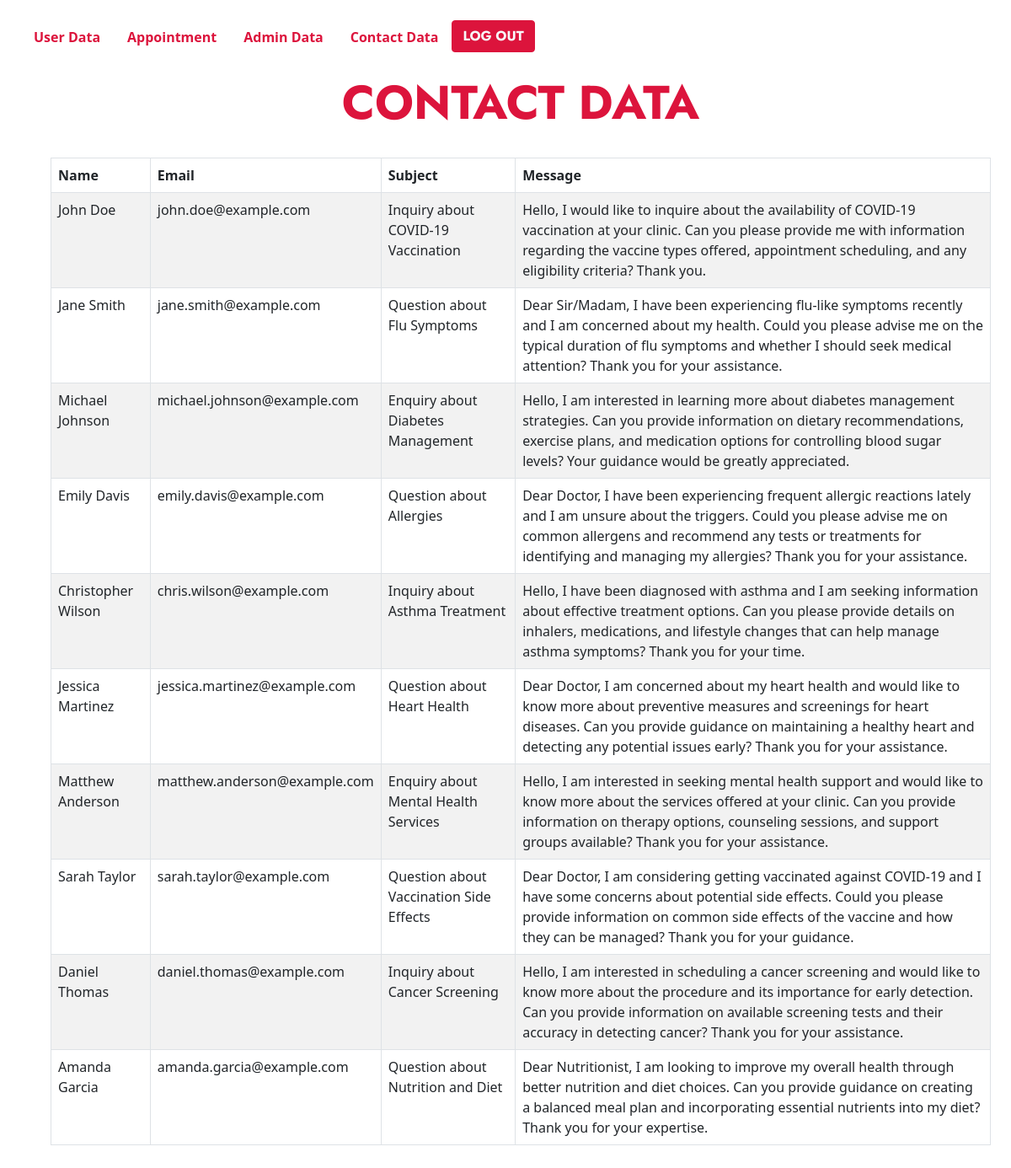
The page /admin/contact.php (signed in) on the database its author committed.
### tables this page shows
CREATE TABLE `contact` (
  `id` int(11) NOT NULL,
  `name` text NOT NULL,
  `email` text NOT NULL,
  `subject` text NOT NULL,
  `message` text NOT NULL
);

### admin/contact.php (the view, shortened to what this page needs)
<?php
include "../connect.php";
?>
<!DOCTYPE html>
<html lang="en">
<head>
    <link href="https://cdnjs.cloudflare.com/ajax/libs/font-awesome/5.10.0/css/all.min.css" rel="stylesheet">
    <link href="https://cdn.jsdelivr.net/npm/bootstrap-icons@1.4.1/font/bootstrap-icons.css" rel="stylesheet">
    <link href="lib/owlcarousel/assets/owl.carousel.min.css" rel="stylesheet">
    <link href="lib/animate/animate.min.css" rel="stylesheet">
    <link href="lib/tempusdominus/css/tempusdominus-bootstrap-4.min.css" rel="stylesheet" />
    <link href="lib/twentytwenty/twentytwenty.css" rel="stylesheet" />
    <link href="css/bootstrap.min.css" rel="stylesheet">
    <link href="css/style.css" rel="stylesheet">
    <link rel="stylesheet" href="../bootstrap/css/bootstrap.min.css">
</head>
<body>
    <div class="m-lg-4">
        <ul class="nav nav-pills">
            <li class="nav-item">
                <a class="nav-link fw-bold" href="login.php">User Data</a>
            </li>
            <li class="nav-item">
                <a class="nav-link fw-bold" href="appointment.php">Appointment</a>
            </li>
            <li class="nav-item">
                <a class="nav-link fw-bold" href="admin.php">Admin Data</a>
            </li>
            <li class="nav-item">
                <a class="nav-link fw-bold" href="contact.php">Contact Data</a>
            </li>
            <form method="POST">
                <button type="submit" name="logout" class="btn btn-primary text-light fw-bold">LOG OUT</button>
            </form>
        </ul>
    </div>
    <div class="container mx-5">
        <div>
            <h1 class="display-4 text-center fw-bolder text-primary">CONTACT DATA</h1>
        </div>
        <br>
        <table id="myTable" class="table table-bordered table-striped">
            <thead>
                <tr>
                    <th>Name</th>
                    <th>Email</th>
                    <th>Subject</th>
                    <th>Message</th>
                </tr>
            </thead>
            <tbody>
                <?php
                $select = "SELECT * FROM `contact`";
                $result = $conn->query($select);
                while ($row = mysqli_fetch_array($result)) {
                    ?>
                    <tr>
                        <td>
                            <?php echo $row['name']; ?>
                        </td>
                        <td>
                            <?php echo $row['email']; ?>
                        </td>
                        <td>
                            <?php echo $row['subject']; ?>
                        </td>
                        <td>
                            <?php echo $row['message']; ?>
                        </td>
                    </tr>
                    <?php
                }
                ?>
            </tbody>
        </table>
    </div>
    <br><br>
</body>
</html>

### css/style.css (style rules this page uses)
:root { --primary: crimson; --secondary: #f66f42; --light: #dde5e7; --dark: #021025; }
h1, h2, .font-weight-bold { font-weight: 700 !important; }
.btn { font-family: 'Jost', sans-serif; font-weight: 600; transition: .5s; }
.btn-primary, .btn-secondary { color: #ffffff; }

### rows shown on the page
contact: name "John Doe", email "john.doe@example.com", subject "Inquiry about COVID-19 Vaccination", message "Hello, I would like to inquire about the availability of COVID-19 vaccination at your clinic. Can you please provide me with information regarding the vaccine types offered, appointment scheduling, and any eligibility criteria? Thank you."
contact: name "Jane Smith", email "jane.smith@example.com", subject "Question about Flu Symptoms", message "Dear Sir/Madam, I have been experiencing flu-like symptoms recently and I am concerned about my health. Could you please advise me on the typical duration of flu symptoms and whether I should seek medical attention? Thank you for your assistance."
contact: name "Michael Johnson", email "michael.johnson@example.com", subject "Enquiry about Diabetes Management", message "Hello, I am interested in learning more about diabetes management strategies. Can you provide information on dietary recommendations, exercise plans, and medication options for controlling blood sugar levels? Your guidance would be greatly appreciated."
contact: name "Emily Davis", email "emily.davis@example.com", subject "Question about Allergies", message "Dear Doctor, I have been experiencing frequent allergic reactions lately and I am unsure about the triggers. Could you please advise me on common allergens and recommend any tests or treatments for identifying and managing my allergies? Thank you for your assistance."
contact: name "Christopher Wilson", email "chris.wilson@example.com", subject "Inquiry about Asthma Treatment", message "Hello, I have been diagnosed with asthma and I am seeking information about effective treatment options. Can you please provide details on inhalers, medications, and lifestyle changes that can help manage asthma symptoms? Thank you for your time."
contact: name "Jessica Martinez", email "jessica.martinez@example.com", subject "Question about Heart Health", message "Dear Doctor, I am concerned about my heart health and would like to know more about preventive measures and screenings for heart diseases. Can you provide guidance on maintaining a healthy heart and detecting any potential issues early? Thank you for your assistance."
contact: name "Matthew Anderson", email "matthew.anderson@example.com", subject "Enquiry about Mental Health Services", message "Hello, I am interested in seeking mental health support and would like to know more about the services offered at your clinic. Can you provide information on therapy options, counseling sessions, and support groups available? Thank you for your assistance."
contact: name "Sarah Taylor", email "sarah.taylor@example.com", subject "Question about Vaccination Side Effects", message "Dear Doctor, I am considering getting vaccinated against COVID-19 and I have some concerns about potential side effects. Could you please provide information on common side effects of the vaccine and how they can be managed? Thank you for your guidance."
contact: name "Daniel Thomas", email "daniel.thomas@example.com", subject "Inquiry about Cancer Screening", message "Hello, I am interested in scheduling a cancer screening and would like to know more about the procedure and its importance for early detection. Can you provide information on available screening tests and their accuracy in detecting cancer? Thank you for your assistance."
contact: name "Amanda Garcia", email "amanda.garcia@example.com", subject "Question about Nutrition and Diet", message "Dear Nutritionist, I am looking to improve my overall health through better nutrition and diet choices. Can you provide guidance on creating a balanced meal plan and incorporating essential nutrients into my diet? Thank you for your expertise."
